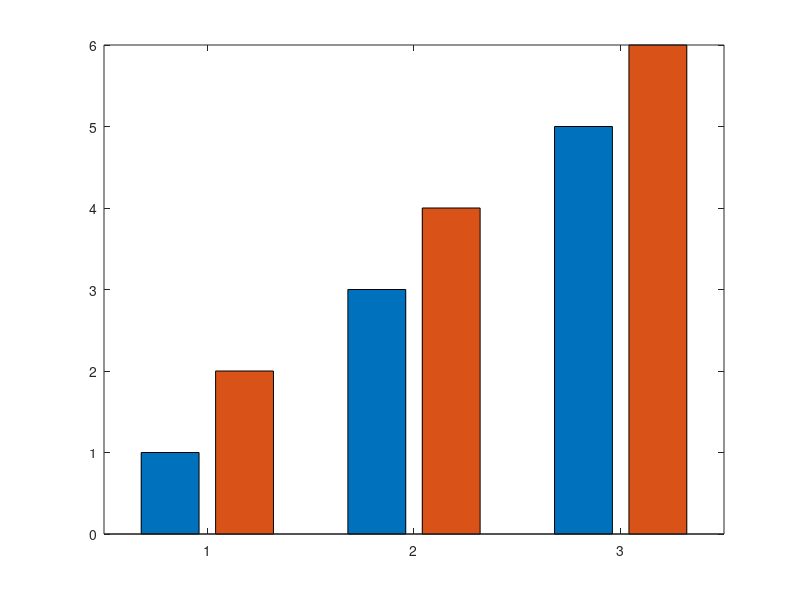

Reproduce this figure in MATLAB. (Note: this script raises an error after producing the figure.)
% ADR 0152 — the eight gaps found writing head2head_GUI's launcher, measured against R2025b.
% One section per gap: a comma-separated list reached through a field, datestr's own format
% language, growing a cell by brace assignment, the grouped bar layout, bar's name/value form
% after a width, and categorical's value set.

% --- 1. a comma-separated list through a struct field ------------------------------------------
s = struct('a', {1, 2, 3}, 'b', {'x', 'y', 'z'});
h.list = s;
q.inner.list = s;
k = {s};

fprintf('CHK|list_plain|%s|exact\n', strjoin({s.b}, ','));
fprintf('CHK|list_through_field|%s|exact\n', strjoin({h.list.b}, ','));
fprintf('CHK|list_through_field_size|%s|shape\n', mat2str(size({h.list.b})));
fprintf('CHK|list_two_fields_deep|%s|exact\n', strjoin({q.inner.list.b}, ','));
fprintf('CHK|list_through_cell|%s|exact\n', strjoin({k{1}.b}, ','));
fprintf('CHK|list_field_sliced|%s|exact\n', strjoin({h.list(2:3).b}, ','));
fprintf('CHK|list_numeric_through_field|%s|exact\n', mat2str([h.list.a]));
fprintf('CHK|list_count|%.17g|exact\n', numel({h.list.b}));
fprintf('CHK|list_as_arguments|%s|exact\n', sprintf('%s%s%s', h.list.b));
sorted = sort({h.list.b});
fprintf('CHK|list_sorted|%s|exact\n', strjoin(sorted, ','));

% --- 2. datestr reads its own format language --------------------------------------------------
d = datenum(2026, 9, 12, 14, 35, 7.25);
morning = datenum(2026, 1, 5, 9, 5, 3);
fprintf('CHK|datestr_default|%s|exact\n', datestr(d));
fprintf('CHK|datestr_iso|%s|exact\n', datestr(d, 'yyyy-mm-dd HH:MM:SS'));
fprintf('CHK|datestr_day_month_year|%s|exact\n', datestr(d, 'dd-mmm-yyyy'));
fprintf('CHK|datestr_month_name|%s|exact\n', datestr(d, 'mmmm dd, yyyy'));
fprintf('CHK|datestr_compact|%s|exact\n', datestr(d, 'yyyymmddTHHMMSS'));
fprintf('CHK|datestr_fraction|%s|exact\n', datestr(d, 'HH:MM:SS.FFF'));
fprintf('CHK|datestr_quarter|%s|exact\n', datestr(d, 'QQ yy'));
fprintf('CHK|datestr_weekday|%s|exact\n', datestr(d, 'ddd mmm dd'));
fprintf('CHK|datestr_weekday_full|%s|exact\n', datestr(d, 'dddd'));
fprintf('CHK|datestr_initials|%s|exact\n', datestr(d, 'd m'));
fprintf('CHK|datestr_meridiem|%s|exact\n', datestr(d, 'HH:MM PM'));
fprintf('CHK|datestr_meridiem_am|%s|exact\n', datestr(morning, 'HH:MM PM'));
fprintf('CHK|datestr_hour_24|%s|exact\n', datestr(morning, 'HH:MM:SS'));
fprintf('CHK|datestr_literal|%s|exact\n', datestr(d, 'yyyy at HH:MM'));
for id = [0 1 2 3 5 12 13 14 16 17 18 21 23 26 29 30 31]
    fprintf('CHK|datestr_id_%d|%s|exact\n', id, datestr(d, id));
end
fprintf('CHK|datestr_midnight_default|%s|exact\n', datestr(datenum(2026, 1, 5)));
stacked = datestr([d; morning], 'yyyy-mm-dd HH:MM:SS');
fprintf('CHK|datestr_vector_size|%s|shape\n', mat2str(size(stacked)));
fprintf('CHK|datestr_vector_second|%s|exact\n', strtrim(stacked(2, :)));

% --- 3. growing a cell by brace assignment -----------------------------------------------------
C = {}; C{2, 1} = 'a';
fprintf('CHK|cell_grow_two_subscripts|%s|shape\n', mat2str(size(C)));
fprintf('CHK|cell_grow_wrote|%s|exact\n', C{2, 1});
D = cell(0, 1); D{2, 1} = 'b';
fprintf('CHK|cell_grow_from_column|%s|shape\n', mat2str(size(D)));
E = {}; E{3} = 'c';
fprintf('CHK|cell_grow_linear_empty|%s|shape\n', mat2str(size(E)));
F = {'p'; 'q'}; F{4} = 'd';
fprintf('CHK|cell_grow_column_stays_column|%s|shape\n', mat2str(size(F)));
fprintf('CHK|cell_grow_column_kept|%s|exact\n', F{2});
G = {'p', 'q'}; G{4} = 'e';
fprintf('CHK|cell_grow_row_stays_row|%s|shape\n', mat2str(size(G)));
H = {}; H{2, 3} = 'f';
fprintf('CHK|cell_grow_rectangle|%s|shape\n', mat2str(size(H)));
K = cell(2, 2); K{3, 3} = 'g';
fprintf('CHK|cell_grow_both_ways|%s|shape\n', mat2str(size(K)));
L = cell(1, 0); L{3} = 'h';
fprintf('CHK|cell_grow_from_empty_row|%s|shape\n', mat2str(size(L)));
N = {'p'; 'q'}; N{1, 4} = 'i';
fprintf('CHK|cell_grow_column_widened|%s|shape\n', mat2str(size(N)));
fprintf('CHK|cell_grow_fill_is_empty|%.17g|exact\n', numel(C{1, 1}));
fprintf('CHK|cell_grow_fill_shape|%s|div=ADR0152\n', mat2str(size(C{1, 1})));

% --- 4. the grouped bar layout and bar's name/value form ---------------------------------------
figure;
b2 = bar(1:3, [1 2; 3 4; 5 6], 0.8);
fprintf('CHK|bar_group_two_first|%s|exact\n', mat2str(b2(1).XEndPoints, 17));
fprintf('CHK|bar_group_two_second|%s|exact\n', mat2str(b2(2).XEndPoints, 17));
close all

figure;
b3 = bar(1:3, [1 2 3; 3 4 5; 5 6 7]);
fprintf('CHK|bar_group_three_first|%s|exact\n', mat2str(b3(1).XEndPoints, 17));
fprintf('CHK|bar_group_three_middle|%s|exact\n', mat2str(b3(2).XEndPoints, 17));
close all

figure;
b6 = bar(1:2, ones(2, 6));
fprintf('CHK|bar_group_six_first|%s|exact\n', mat2str(b6(1).XEndPoints, 17));
close all

figure;
bs = bar([1 3 5], [1 2; 3 4; 5 6]);
fprintf('CHK|bar_group_spacing_two|%s|exact\n', mat2str(bs(1).XEndPoints, 17));
close all

figure;
b1 = bar(1:3, [1; 3; 5], 0.8);
fprintf('CHK|bar_single_series|%s|exact\n', mat2str(b1.XEndPoints, 17));
close all

figure;
bn = bar(1, 0.5, 0.6, 'FaceColor', [0 0 1], 'EdgeColor', 'none');
fprintf('CHK|bar_width_then_pairs_x|%s|exact\n', mat2str(bn.XEndPoints, 17));
fprintf('CHK|bar_width_then_pairs_width|%.17g|exact\n', bn.BarWidth);
fprintf('CHK|bar_width_then_pairs_color|%s|exact\n', mat2str(bn.FaceColor, 17));
close all

figure;
bw = bar(1:3, [1 2 3], 0.4, 'FaceColor', [1 0 0]);
fprintf('CHK|bar_vector_width_then_pairs|%.17g|exact\n', bw.BarWidth);
close all

figure;
bt = bar(1, 0.5);
fprintf('CHK|bar_two_scalars_is_x_and_y|%.17g|exact\n', bt.BarWidth);
fprintf('CHK|bar_two_scalars_position|%.17g|exact\n', bt.XEndPoints(1));
close all

% --- 5. categorical over a value set -----------------------------------------------------------
c = categorical([1 1 2]', [1 2], {'A', 'B'});
fprintf('CHK|categorical_size|%s|shape\n', mat2str(size(c)));
fprintf('CHK|categorical_names|%s|exact\n', strjoin(cellstr(c)', ','));
extra = categorical([1 1 2]', [1 2 3], {'A', 'B', 'C'});
fprintf('CHK|categorical_unused_level|%s|exact\n', strjoin(cellstr(extra)', ','));
text = categorical({'x', 'y', 'x'}, {'y', 'x'}, {'Why', 'Ex'});
fprintf('CHK|categorical_text_values|%s|exact\n', strjoin(cellstr(text), ','));
outside = categorical([1 3 2], [1 2], {'A', 'B'});
fprintf('CHK|categorical_value_outside_set|%s|exact\n', strjoin(cellstr(outside), ','));
bare = categorical([1 2], [1 2]);
fprintf('CHK|categorical_value_set_names_itself|%s|exact\n', strjoin(cellstr(bare), ','));
